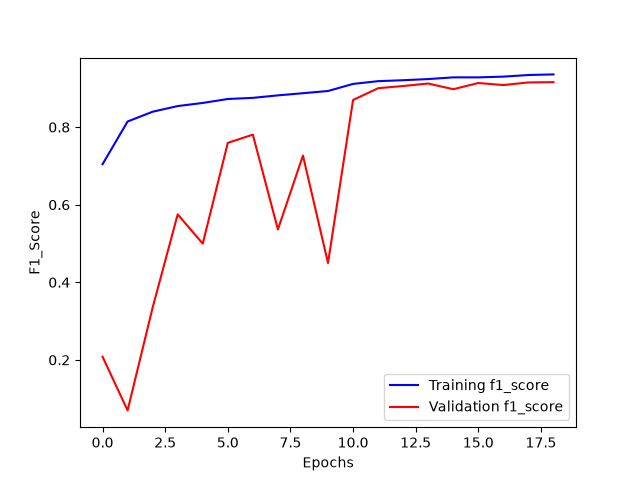

Reproduce this figure in Python.
# %%
# Pour la manipulation de tableaux
import numpy as np

# Imports nécessaires pour construire un modèle CNN avec l'API fonctionnelle de Keras
from tensorflow.keras.layers import Input, Dense
from tensorflow.keras.models import Model,load_model
from tensorflow.keras.layers import Dropout 
from tensorflow.keras.layers import Flatten
from tensorflow.keras.layers import Conv2D 
from tensorflow.keras.layers import MaxPooling2D
from tensorflow.keras.layers import Rescaling
from tensorflow.keras.layers import BatchNormalization,GlobalAveragePooling2D
from tensorflow.keras.preprocessing import image_dataset_from_directory
from tensorflow.keras.regularizers import l2
from sklearn.metrics import f1_score, accuracy_score, classification_report
from sklearn.utils.class_weight import compute_class_weight

# Pour encoder les labels
from tensorflow.keras.utils import to_categorical 

# Pour évaluer les performances 
from sklearn import metrics

# Pour visualiser les performances
import matplotlib.pyplot as plt
from matplotlib import cm
import seaborn as sns
import keras



# %%
import tensorflow as tf
tf.config.list_physical_devices('GPU')

# %%
train_ds = image_dataset_from_directory(
    directory="../../../COVID-19_Radiography_Dataset_split/train_augmented/",                                 
    image_size=(299, 299),
    batch_size = 32,
    labels="inferred",
    shuffle=True,
    seed=42,
    color_mode='grayscale'
    
)

# %%
train_ds_not_augmented = image_dataset_from_directory(
    directory="../../../COVID-19_Radiography_Dataset_split/train/",                                 
    image_size=(299, 299),
    batch_size = 32,
    labels="inferred",
    shuffle=True,
    seed = 42,
    color_mode='grayscale'
)



# %%
val_ds = image_dataset_from_directory(
    directory="../../../COVID-19_Radiography_Dataset_split/validation/",                                 
    image_size=(299, 299),
    batch_size = 32,
    labels="inferred",
    seed = 42,
    shuffle=True,
    color_mode='grayscale'
)



# %%
test_ds = image_dataset_from_directory(
    directory="../../../COVID-19_Radiography_Dataset_split/test/",                                 
    image_size=(299, 299),
    batch_size = 32,
    labels="inferred",
    seed = 42,
    shuffle=True,
    color_mode='grayscale'
)

# à calculer sur les labels du train 
y_train_not_augmented = np.concatenate([labels for images, labels in train_ds_not_augmented], axis=0)
class_weights = compute_class_weight('balanced', classes=np.unique(y_train_not_augmented), y=y_train_not_augmented)
class_weight_dict = dict(enumerate(class_weights))


# %%
from tensorflow.keras.callbacks import Callback
from timeit import default_timer as timer

class TimingCallback(Callback):
    def __init__(self, logs={}):
        self.logs=[]
    def on_epoch_begin(self, epoch, logs={}):
        self.starttime = timer()
    def on_epoch_end(self, epoch, logs={}):
        self.logs.append(timer()-self.starttime)

@keras.saving.register_keras_serializable()
class SparseF1Score(tf.keras.metrics.F1Score):
    """F1Score de Keras adaptée aux labels sparses (entiers) plutôt que one-hot."""
    def __init__(self, num_classes, **kwargs):
        super().__init__(**kwargs)
        self.num_classes_ = num_classes

    def update_state(self, y_true, y_pred, sample_weight=None):
        y_true = tf.one_hot(tf.cast(tf.reshape(y_true, [-1]), tf.int32), depth=self.num_classes_)
        return super().update_state(y_true, y_pred, sample_weight)

# %%
from tensorflow.keras.callbacks import ReduceLROnPlateau, EarlyStopping

early_stopping = EarlyStopping(
    patience=5,
    min_delta=0.01,
    verbose=1,
    mode='max',
    monitor='val_f1_score')

reduce_learning_rate = ReduceLROnPlateau(
                                    monitor="val_f1_score",
                                    patience=3, # si val_f1_score stagne sur 3 epochs consécutives selon la valeur min_delta
                                    min_delta=0.01,
                                    factor=0.1,  # On réduit le learning rate d'un facteur 0.1
                                    cooldown=4,  # On attend 4 epochs avant de réitérer 
                                    mode='max',
                                    verbose=1)

time_callback = TimingCallback()

# %%
# Instanciation des couches
inputs = Input(shape=(299, 299, 1), name="Input")

normalization_layer=Rescaling(1./255)

#layer 1 à 3
layer1 = Conv2D(
    filters=32,
    kernel_size=(3, 3),
    padding='same',
    activation='relu',
    name='conv_layer1',
    kernel_regularizer=l2(1e-4)
)

layer2=BatchNormalization(name="BatchNormalization1")

layer3 = MaxPooling2D(
    pool_size=(2, 2),
    name='max_pooling_layer1'
)
#layer 4 à 6
layer4 = Conv2D(
    filters=64,
    kernel_size=(3, 3),
    padding='same',
    activation='relu',
    name='conv_layer2',
    kernel_regularizer=l2(1e-4)
)

layer5=BatchNormalization(name="BatchNormalization2")

layer6 = MaxPooling2D(
    pool_size=(2, 2),
    name='max_pooling_layer2'
)

#layer 7 à 9
layer7 = Conv2D(
    filters=128,
    kernel_size=(3, 3),
    padding='same',
    activation='relu',
    name='conv_layer3',
    kernel_regularizer=l2(1e-4)
)

layer8=BatchNormalization(name="BatchNormalization3")

layer9 = MaxPooling2D(
    pool_size=(2, 2),
    name='max_pooling_layer3'
)

#layer 10 à 13 (tête de classification)
layer10 = GlobalAveragePooling2D()
layer11 = Dropout(rate=0.3)

layer12 = Dense(
    units=128,
    activation='relu',
    name='dense_hidden_layer'
)

layer13 = Dropout(rate=0.3)

output_layer = Dense(
    units=4,
    activation='softmax',
    name='output_layer'
)


# %%
# Utilisation des couches
x= normalization_layer(inputs)
x = layer1(x)
x = layer2(x)
x = layer3(x)
x = layer4(x)
x = layer5(x)
x = layer6(x)
x = layer7(x)
x = layer8(x)
x = layer9(x)
x = layer10(x)
x = layer11(x)
x = layer12(x)
x = layer13(x)


# Création du modèle
outputs = output_layer(x)
model = Model(inputs=inputs, outputs=outputs)

# %%


model.compile(loss='sparse_categorical_crossentropy', # fonction de perte
              optimizer='adam',                # algorithme d'optimisation
              metrics=[SparseF1Score(num_classes=4, average='macro', name='f1_score')])            # métrique d'évaluation

model_history = model.fit(train_ds,
                          validation_data=val_ds,
                          epochs=50,
                          callbacks = [reduce_learning_rate,
                                       early_stopping,
                                       time_callback],
                          #class_weight=class_weight_dict,  # <-- ajouté             
                          shuffle=False) 

model.save('cnn_128_l2.keras')




# %%
# Labels des axes
plt.xlabel('Epochs')
plt.ylabel('F1_Score')

# Courbe de la précision sur l'échantillon d'entrainement
plt.plot(
         model_history.history['f1_score'],
         label='Training f1_score',
         color='blue')

# Courbe de la précision sur l'échantillon de test
plt.plot(
         model_history.history['val_f1_score'], 
         label='Validation f1_score',
         color='red')

# Affichage de la légende
plt.legend()



plt.savefig('cnn_128_l2.png')
np.save('cnn_128_l2.npy',model_history.history)

# Affichage de la figure
plt.show()
